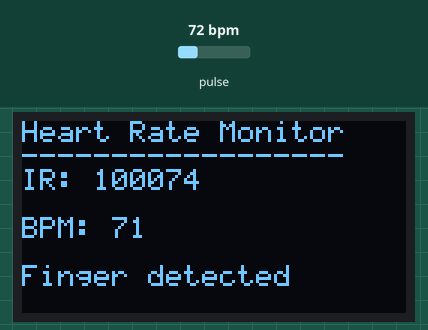
The sketch below on a simulated Arduino Uno, built with avr-gcc and run on an emulated ATmega328P. On the bench: 128×64 one-colour display. The inputs (shaded band) are chosen by the test bench; at power-on: pulse 72 bpm. What the sketch prints to the serial monitor is not drawn.

Above: at 2.2 s.
2.3 s: pulse set to 42 bpm
At 2.49 s:
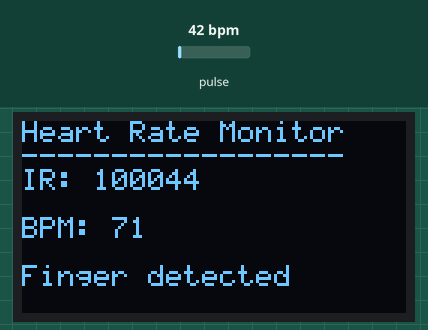
3.8 s: pulse set to 70 bpm
At 4.3 s:
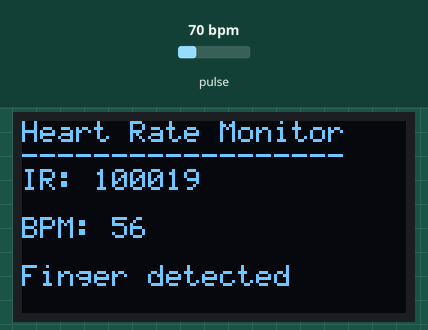
5.4 s: pulse set to 100 bpm
At 5.59 s:
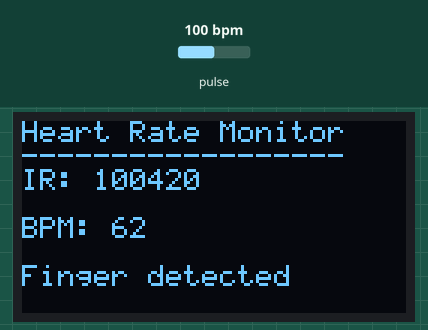
Timing chart, 0 to 8.4 s (numbered marks = the images above; inputs shaded):
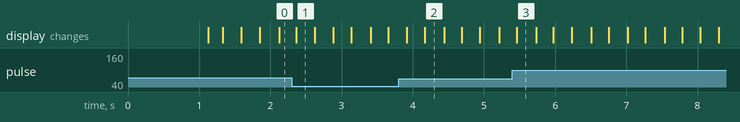

The sketch:

code.ino
```cpp
#include <Wire.h>
#include <SSD1306Ascii.h>
#include <SSD1306AsciiWire.h>
#include "MAX30105.h"
#include "heartRate.h"

#define OLED_ADDRESS 0x3C

SSD1306AsciiWire oled;
MAX30105 sensor;

const byte RATE_SIZE = 4;
byte rates[RATE_SIZE] = {0};
byte rateSpot = 0;
byte rateCount = 0;

unsigned long lastBeat = 0;
unsigned long lastDisplay = 0;
int averageBPM = 0;

void setup() {
  Serial.begin(9600);
  Wire.begin();
  Wire.setClock(100000);
  delay(1000);

  Serial.println(F("Initializing OLED..."));

  Wire.beginTransmission(OLED_ADDRESS);
  if (Wire.endTransmission() != 0) {
    Serial.println(F("OLED not found on I2C"));
    return;
  }

  oled.begin(&Adafruit128x64, OLED_ADDRESS);
  oled.setFont(System5x7);
  oled.clear();

  Serial.println(F("OLED initialized!"));

  Serial.println(F("Initializing MAX3010x..."));

  if (!sensor.begin(Wire, I2C_SPEED_STANDARD)) {
    Serial.println(F("MAX3010x initialization failed!"));
    oled.println(F("Sensor failed"));
    return;
  }

  sensor.setup();
  sensor.setPulseAmplitudeRed(0x1F);
  sensor.setPulseAmplitudeIR(0x1F);

  Serial.println(F("MAX3010x initialized!"));

  oled.println(F("Heart Rate Monitor"));
  oled.println(F("------------------"));
}

void loop() {
  long irValue = sensor.getIR();

  if (irValue < 10000) {
    rateCount = 0;
    rateSpot = 0;
    averageBPM = 0;
    lastBeat = 0;
  }
  else if (checkForBeat(irValue)) {
    unsigned long now = millis();

    if (lastBeat != 0) {
      unsigned long delta = now - lastBeat;

      if (delta > 0) {
        float bpm = 60000.0 / delta;

        if (bpm >= 40 && bpm <= 200) {
          rates[rateSpot] = (byte)bpm;
          rateSpot = (rateSpot + 1) % RATE_SIZE;

          if (rateCount < RATE_SIZE) {
            rateCount++;
          }

          int total = 0;

          for (byte i = 0; i < rateCount; i++) {
            total += rates[i];
          }

          averageBPM = total / rateCount;

          Serial.print(F("BPM: "));
          Serial.println(averageBPM);
        }
      }
    }

    lastBeat = now;
  }

  // Update display every 250 ms
  if (millis() - lastDisplay >= 250) {
    lastDisplay = millis();

    oled.setCursor(0, 2);
    oled.print(F("IR: "));
    oled.print(irValue);
    oled.print(F("          "));

    oled.setCursor(0, 4);
    oled.print(F("BPM: "));

    if (averageBPM > 0) {
      oled.print(averageBPM);
    } else {
      oled.print(F("--"));
    }

    oled.print(F("          "));

    oled.setCursor(0, 6);

    if (irValue < 10000) {
      oled.print(F("No finger detected "));
    } else {
      oled.print(F("Finger detected    "));
    }
  }
}
```
